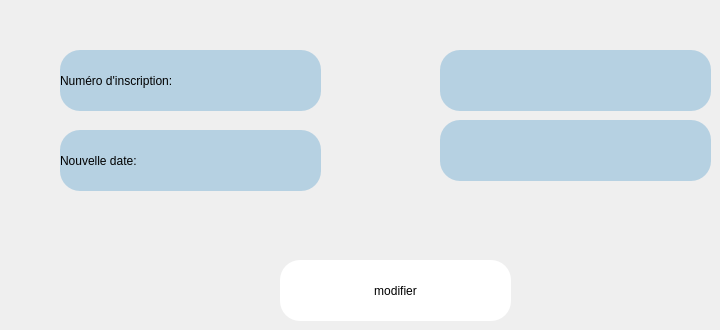
      <widget class="QWidget" name="modifier_date">
       <widget class="QLabel" name="label_43">
        <property name="geometry">
         <rect>
          <x>60</x>
          <y>50</y>
          <width>261</width>
          <height>61</height>
         </rect>
        </property>
        <property name="styleSheet">
         <string notr="true">font: 12pt &quot;Palatino Linotype&quot;;
background-color: rgb(182, 209, 226);
border-radius:20px;</string>
        </property>
        <property name="text">
         <string>Numéro d'inscription:</string>
        </property>
       </widget>
       <widget class="QLabel" name="label_44">
        <property name="geometry">
         <rect>
          <x>60</x>
          <y>130</y>
          <width>261</width>
          <height>61</height>
         </rect>
        </property>
        <property name="styleSheet">
         <string notr="true">font: 12pt &quot;Palatino Linotype&quot;;
background-color: rgb(182, 209, 226);
border-radius:20px;</string>
        </property>
        <property name="text">
         <string>Nouvelle date:</string>
        </property>
       </widget>
       <widget class="QLineEdit" name="inscri_modi">
        <property name="geometry">
         <rect>
          <x>440</x>
          <y>50</y>
          <width>271</width>
          <height>61</height>
         </rect>
        </property>
        <property name="styleSheet">
         <string notr="true">font: 12pt &quot;Palatino Linotype&quot;;
background-color: rgb(182, 209, 226);
border-radius:20px;</string>
        </property>
       </widget>
       <widget class="QLineEdit" name="date2">
        <property name="geometry">
         <rect>
          <x>440</x>
          <y>120</y>
          <width>271</width>
          <height>61</height>
         </rect>
        </property>
        <property name="styleSheet">
         <string notr="true">font: 12pt &quot;Palatino Linotype&quot;;
background-color: rgb(182, 209, 226);
border-radius:20px;</string>
        </property>
       </widget>
       <widget class="QPushButton" name="modifier_date_2">
        <property name="geometry">
         <rect>
          <x>280</x>
          <y>260</y>
          <width>231</width>
          <height>61</height>
         </rect>
        </property>
        <property name="styleSheet">
         <string notr="true">border-radius:20px;
font: 75 12pt &quot;Palatino Linotype&quot;;
background-color: rgb(255, 255, 255);
color: rgb(0, 0, 0);</string>
        </property>
        <property name="text">
         <string>modifier</string>
        </property>
       </widget>
      </widget>
